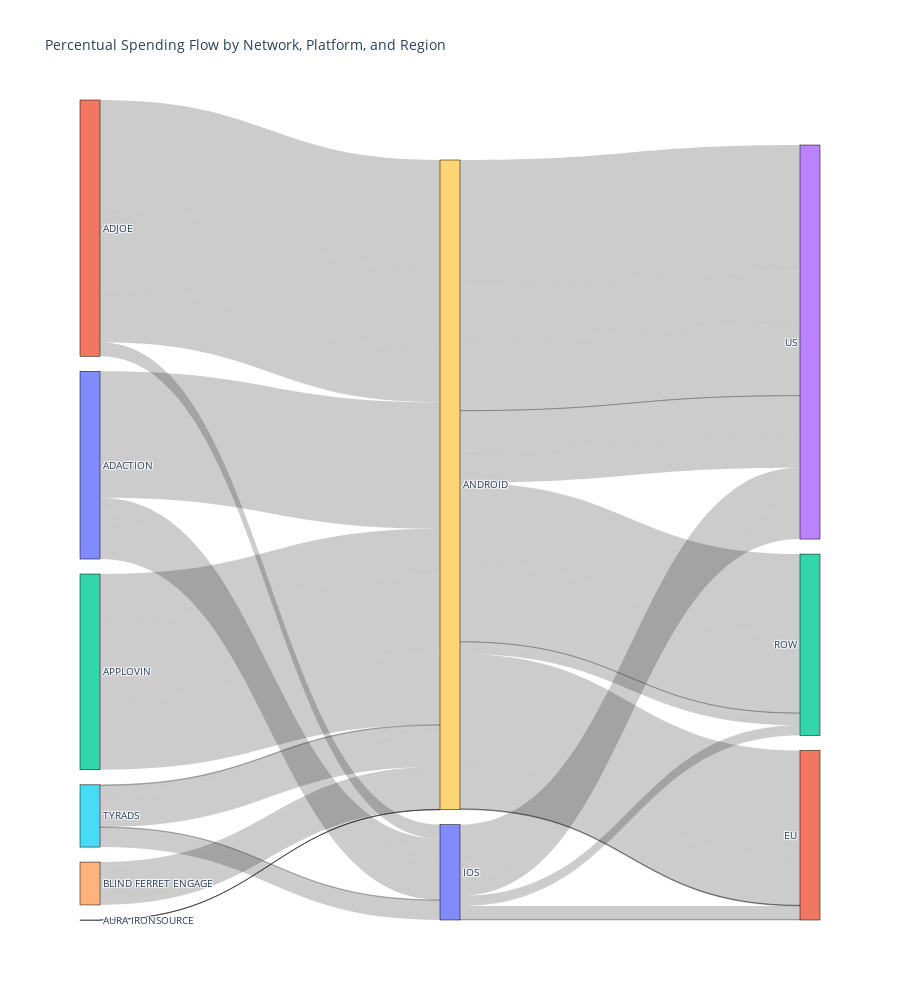

Notebook cell for this chart:
### Code cell
# Calculate percentages
grouped_data['UA_SPEND_PERCENT'] = (
    grouped_data['UA_SPEND'] / grouped_data['UA_SPEND'].sum()
) * 100

platforms = grouped_data['PLATFORM'].unique()
networks = grouped_data['NETWORK'].unique()
countries = grouped_data['REGION'].unique()

nodes = list(networks) + list(platforms) + list(countries)
node_indices = {node: i for i, node in enumerate(nodes)}

source_percent, target_percent, value_percent = [], [], []

# Network -> Platform (percentages)
for _, row in grouped_data.iterrows():
    source_percent.append(node_indices[row['NETWORK']])
    target_percent.append(node_indices[row['PLATFORM']])
    value_percent.append(row['UA_SPEND_PERCENT'])

# Platform -> Region (percentages)
for _, row in grouped_data.iterrows():
    source_percent.append(node_indices[row['PLATFORM']])
    target_percent.append(node_indices[row['REGION']])
    value_percent.append(row['UA_SPEND_PERCENT'])

# Create the Sankey diagram with percentages and modified flow order
fig = go.Figure(data=[go.Sankey(
    node=dict(
        pad=15,
        thickness=20,
        line=dict(color="black", width=0.5),
        label=nodes
    ),
    link=dict(
        source=source_percent,
        target=target_percent,
        value=value_percent
    )
)])

fig.update_layout(
    title_text="Percentual Spending Flow by Network, Platform, and Region",
    font_size=10,
    height=1000  # Adjusted height for better vertical space
)

fig.show()

### Figure 1 — Plotly figure (JSON) as saved in the notebook; plotly's stock layout.template omitted (floating-point values rounded to 4 significant figures; data arrays with more than 128 entries replaced by an {"elided": "..."} marker saying what was removed)
{"data": [{"link": {"source": {"elided": "160 int values"}, "target": {"elided": "160 int values"}, "value": {"elided": "160 float values"}}, "node": {"label": ["ADACTION", "ADJOE", "APPLOVIN", "AURA IRONSOURCE", "BLIND FERRET ENGAGE", "CARRY1ST WEBSITE (CUSTOM)", "IMPORTED USERS", "IRONSOURCE", "MINTEGRAL INTERNATIONAL LIMITED", "MISTPLAY", "MOBSUCCESS", "ORGANIC", "SHAREIT", "TAPJOY", "TIKTOK", "TYRADS", "UNITY ADS", "APPLE SEARCH ADS", "MOLOCO", "ANDROID", "IOS", "EU", "ROW", "US"], "line": {"color": "black", "width": 0.5}, "pad": 15, "thickness": 20}, "type": "sankey"}], "layout": {"font": {"size": 10}, "height": 1000, "title": {"text": "Percentual Spending Flow by Network, Platform, and Region"}}}
